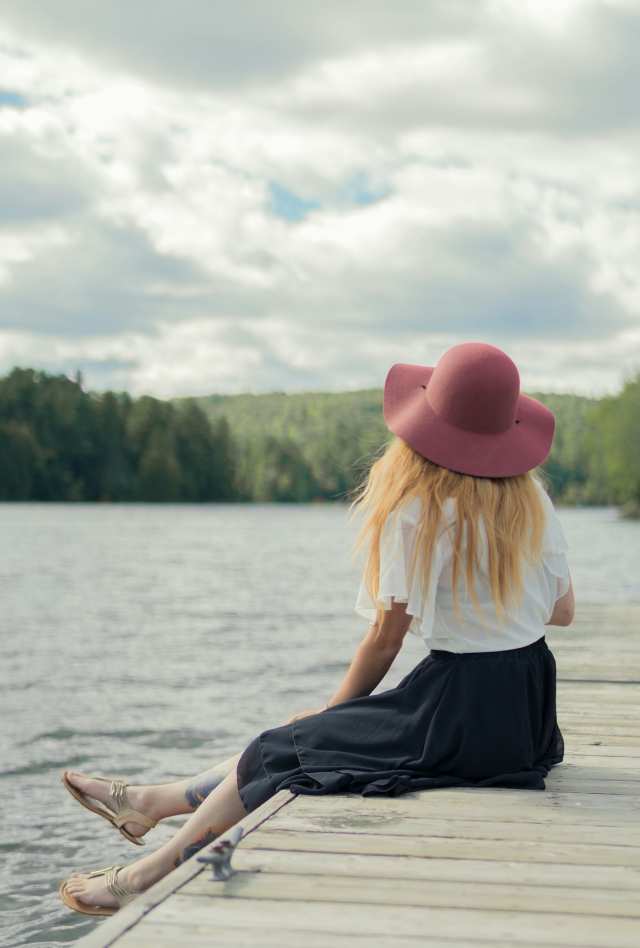
#> input picture images/mix909-AsJirOOLN_s-unsplash.jpg, 1920 x 2844 px, found by its file name (shown at 1/3 size)
$ jupyter execute --allow-errors SAM2-SDXL.ipynb   (shell and % lines are left out)
#> lines starting #> are read from the running program, lines starting #| are printed output that depends on the picture
## SAM 2 with Stable Diffusion XL InPainting

[cell 1]
import torch
from torchvision import transforms
from torchvision.transforms.functional import to_pil_image, to_tensor

import PIL, cv2
from PIL import Image

from io import BytesIO
from IPython.display import display
import base64, json, requests
from matplotlib import pyplot as plt

import numpy as np
import copy

import sys
import os

import sam2

#> (the rest of this cell did not finish here and is left out)

[cell 2]
from diffusers import StableDiffusionXLInpaintPipeline, EulerDiscreteScheduler

model_dir = "diffusers/stable-diffusion-xl-1.0-inpainting-0.1"

#> (the rest of this cell did not finish here and is left out)

[cell 3]
target_width, target_height = 512, 512
source_image = Image.open("mix909-AsJirOOLN_s-unsplash.jpg").convert('RGB')
#> source_image is the input picture: PIL image 1920x2844 RGB; mean R, G, B 174.3, 176.4, 167.4

print(source_image.size)
#| (1920, 2844)

width, height = source_image.size
#> width = 1920; height = 2844

# source_image = source_image.crop((0, height-width, width, height))

source_image = source_image.resize((target_width, target_height), Image.LANCZOS)
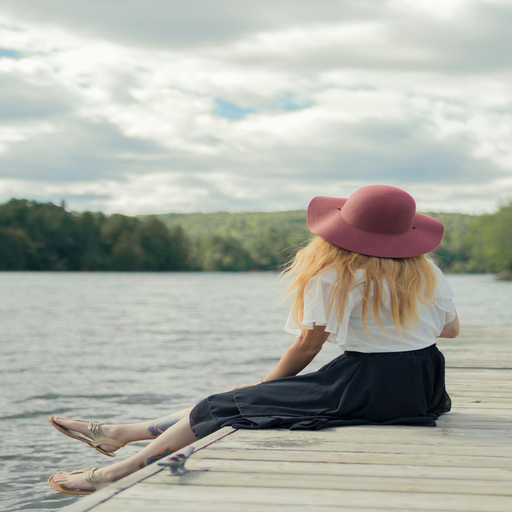
#> source_image: PIL image 512x512 RGB; mean R, G, B 174.3, 176.4, 167.4

print(source_image.size)
#| (512, 512)

segmentation_image = np.asarray(source_image)
display(source_image)
